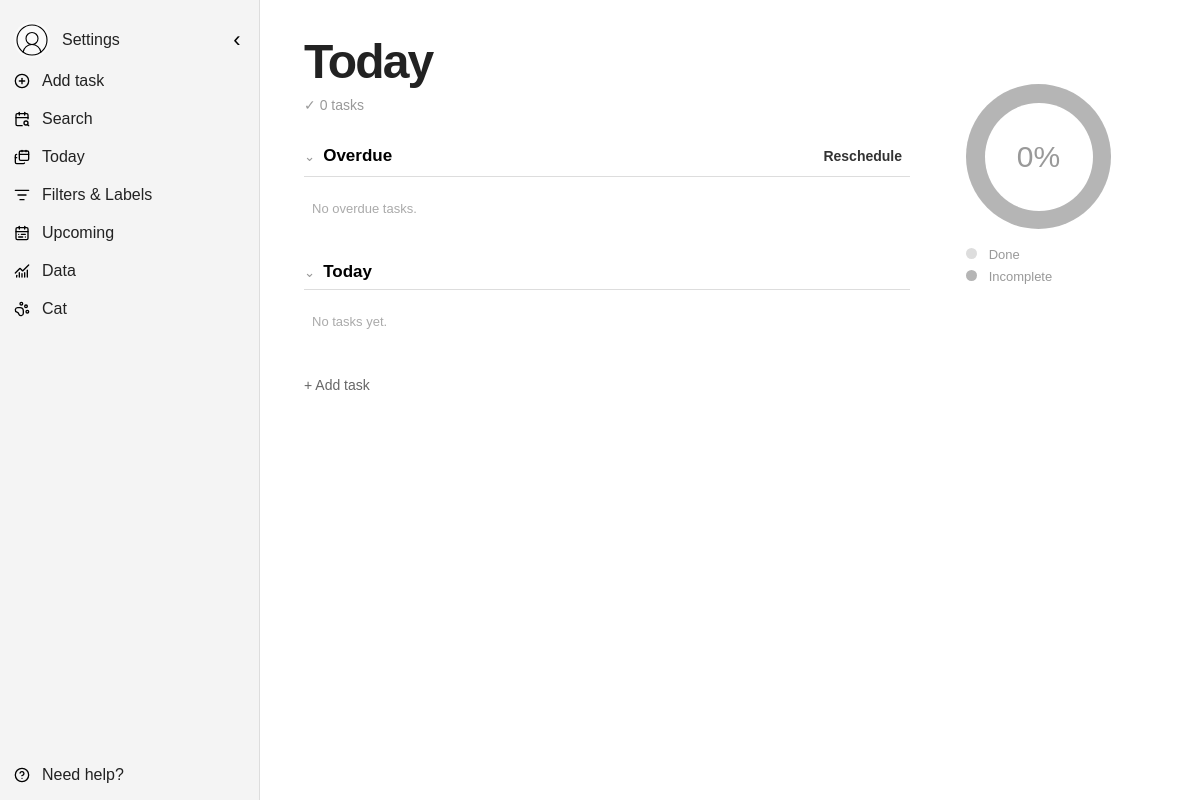
Page / (signed in) on the earlier database version.
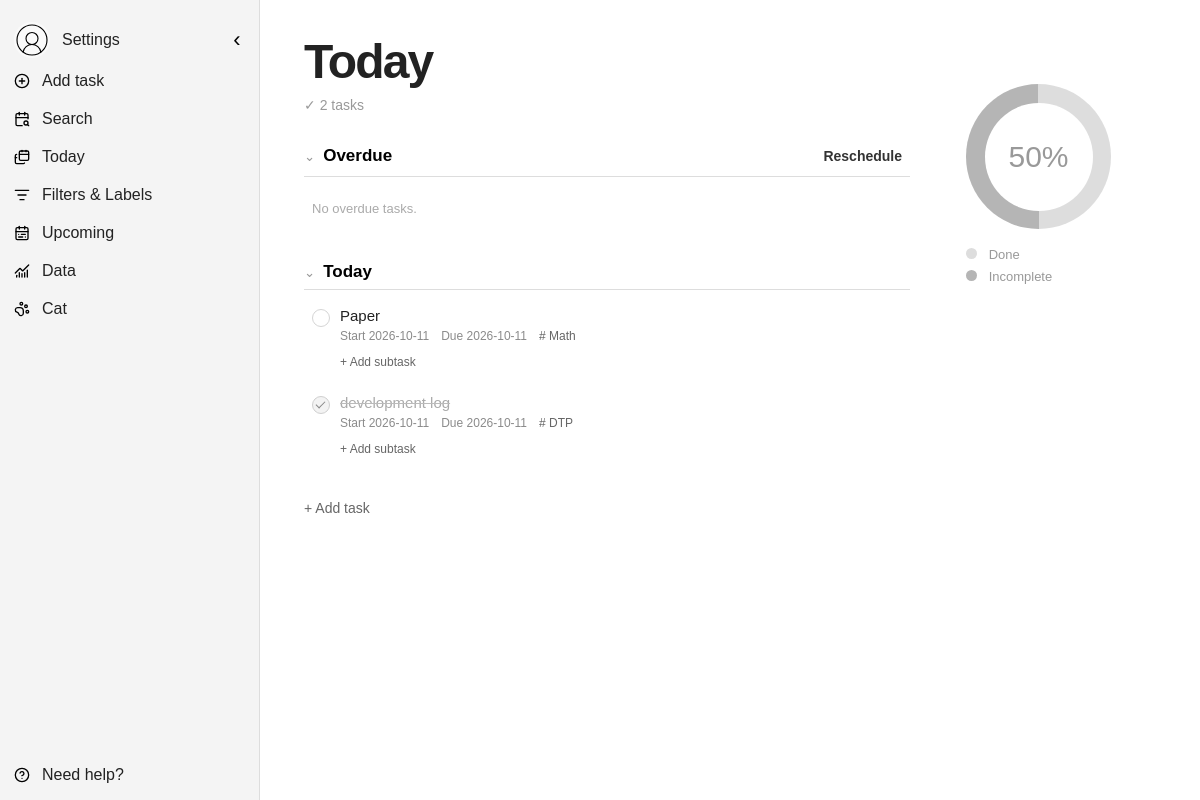
Same page on the later database version.
### tables this page shows
CREATE TABLE cat (
            id INTEGER PRIMARY KEY AUTOINCREMENT,
            user_id INTEGER UNIQUE NOT NULL,
            cat_name TEXT NOT NULL,

            -- what the cat is doing at the moment
            status TEXT NOT NULL DEFAULT 'idle',

            -- keep these values between 0 and 100
            mood INTEGER NOT NULL DEFAULT 50
                CHECK (mood BETWEEN 0 AND 100),
                
            -- remember when the user last interacted with their cat
            last_interaction TIMESTAMP NOT NULL
                DEFAULT CURRENT_TIMESTAMP,

            -- connect the cat to its owner
            FOREIGN KEY (user_id)
                REFERENCES users(id)
                ON DELETE CASCADE
        );

CREATE TABLE tasks (
            id INTEGER PRIMARY KEY AUTOINCREMENT,
            user_id INTEGER NOT NULL,
            title TEXT NOT NULL,
            description TEXT,

            -- task can only have one of these three states
            state TEXT NOT NULL DEFAULT 'not_started'
                CHECK (
                    state IN (
                        'not_started',
                        'in_progress',
                        'completed'
                    )
                ),

            -- normal is the default if the user does not choose a priority
            priority TEXT NOT NULL DEFAULT 'normal'
                CHECK (
                    priority IN (
                        'normal',
                        'low',
                        'medium',
                        'high'
                    )
                ),

            start_date DATE,
            due_date DATE,
            created_at TIMESTAMP NOT NULL DEFAULT CURRENT_TIMESTAMP,
            completed_at TIMESTAMP,

            -- connect the task to its user
            -- if the user is deleted, their tasks should also be deleted
            FOREIGN KEY (user_id)
                REFERENCES users(id)
                ON DELETE CASCADE
        );

CREATE TABLE tags (
            id INTEGER PRIMARY KEY AUTOINCREMENT,
            user_id INTEGER NOT NULL,
            name TEXT NOT NULL,

            -- one user cannot create two tags with exactly the same name
            UNIQUE (user_id, name),

            FOREIGN KEY (user_id)
                REFERENCES users(id)
                ON DELETE CASCADE
        );

### routes/task_routes.py (the view, shortened to what this page needs)
    @app.route(
        "/",
        methods=["GET", "POST"]
    )
    @login_required
    def home():
        user_id = session["user_id"]
        tasks = get_tasks_with_details(
            user_id
        )
        tags = get_tags_by_user(
            user_id
        )
        today_date = get_device_date()
        overdue_tasks = []
        today_tasks = []
        for task in tasks:
            start_date = (
                date.fromisoformat(
                    task["start_date"]
                )
                if task["start_date"]
                else None
            )
            due_date = (
                date.fromisoformat(
                    task["due_date"]
                )
                if task["due_date"]
                else None
            )
            completed_date = None
            if task["completed_at"]:
                completed_utc = datetime.strptime(
                    task["completed_at"],
                    "%Y-%m-%d %H:%M:%S"
                ).replace(
                    tzinfo=timezone.utc
                )
                device_offset = request.cookies.get(
                    "catos_timezone_offset",
                    type=int
                )
            if (
                task["state"] == "completed"
                and completed_date
                and completed_date < today_date
            ):
                continue
            if (
                start_date
                and start_date > today_date
            ):
                continue
            if (
                due_date
                and due_date < today_date
            ):
                overdue_tasks.append(
                    task
                )
            else:
                today_tasks.append(
                    task
                )
        overdue_tasks.sort(
            key=lambda task:
                task["state"] == "completed"
        )
        today_tasks.sort(
            key=lambda task:
                task["state"] == "completed"
        )
        return render_template(
            "today_task.html",
            tasks=tasks,
            tags=tags,
            overdue_tasks=overdue_tasks,
            today_tasks=today_tasks,
            today=today_date.isoformat()
        )

### app.py (called while the page is built)
@app.context_processor
def inject_global_template_data():
    default_avatar = url_for(
        "static",
        filename="icons/default_avatar.svg"
    )
    if "user_id" not in session:
        return {
            "global_task_tags": [],
            "cat_name": "Cat",
            "current_user_avatar": default_avatar
        }
    user_id = session["user_id"]
    user_cat = get_cat_by_user(
        user_id
    )
    user = get_user_by_id(
        user_id
    )
    avatar_url = (
        user["avatar_url"]
        if (
            user
            and user["avatar_url"]
        )
        else default_avatar
    )
    return {
        "global_task_tags": get_tags_by_user(
            user_id
        ),
        "cat_name": (
            user_cat["cat_name"]
            if user_cat
            else "Cat"
        ),
        "current_user_avatar": avatar_url
    }

### database/connection.py (called while the page is built)
def get_connection():
    connection = sqlite3.connect(DATABASE_PATH)
    connection.row_factory = sqlite3.Row
    connection.execute("PRAGMA foreign_keys = ON")
    return connection

### templates/today_task.html (shortened to what the changed rows need)
{% extends "base.html" %}
{% block styles %}
<link
    rel="stylesheet"
    href="{{ url_for('static', filename='css/today_task.css') }}"
>
<link
    rel="stylesheet"
    href="{{ url_for('static', filename='css/task_modal.css') }}"
>
{% endblock %}
{% block content %}
<div class="today-layout">
    <div class="today-main">
        <header class="today-header">
            <h1>
                Today
            </h1>
            <div class="today-count">
                ✓ {{ (today_tasks|length) + (overdue_tasks|length) }} tasks
            </div>
        </header>
        <section class="task-group">
            <div
                class="group-content"
                id="todayTasks"
            >
                {% if today_tasks %}
                    {% for task in today_tasks %}
                        {% include "_task_row.html" %}
                    {% endfor %}
                {% else %}
                    <div class="empty-group">
                        No tasks yet.
                    </div>
                {% endif %}
            </div>
        </section>
    </div>
    <aside class="today-stats">
        {% set visible_tasks =
            (today_tasks|length)
            + (overdue_tasks|length)
        %}
        {% set completed_visible_tasks =
            (today_tasks
                |selectattr("state", "equalto", "completed")
                |list
                |length)
            +
            (overdue_tasks
                |selectattr("state", "equalto", "completed")
                |list
                |length)
        %}
        {% if visible_tasks > 0 %}
            {% set progress =
                (
                    completed_visible_tasks
                    / visible_tasks
                    * 100
                ) | round | int
            %}
        {% else %}
            {% set progress = 0 %}
        {% endif %}
        <div
            class="progress-ring"
            style="--progress: {{ progress }}%;"
        >
            <div class="progress-value">
                {{ progress }}%
            </div>
        </div>
    </aside>
</div>
{% endblock %}

### templates/base.html (shortened to what the changed rows need)
<!DOCTYPE html>
<html lang="en">
<head>
    <link
        rel="stylesheet"
        href="{{ url_for('static', filename='css/base.css') }}"
    >
    <link
        rel="stylesheet"
        href="{{ url_for('static', filename='css/task_modal.css') }}"
    >
    {% block styles %}
    {% endblock %}
</head>
<body>
    <aside class="sidebar" id="sidebar">
        <nav class="sidebar-nav">
            <a
                class="nav-link"
                href="{{ url_for('cat') }}"
            >
                <img
                    class="nav-icon"
                    src="{{ url_for('static', filename='icons/cat.svg') }}"
                    alt=""
                >
                <span class="nav-text">
                    {{ cat_name | default('Cat') }}
                </span>
            </a>
        </nav>
    </aside>
    <main class="main-content">
        {% block content %}
        {% endblock %}
    </main>
</body>
</html>

### templates/_task_row.html (shortened to what this page needs)
<article class="task-row">
    <form
        method="POST"
        action="{{ url_for('toggle_task', task_id=task['id']) }}"
        class="task-toggle-form"
    >
        <button
            type="submit"
            class="
                task-circle
                priority-{{ task['priority'] }}
                {% if task['state'] == 'completed' %}
                    completed
                {% endif %}
            "
            aria-label="Toggle task"
        ></button>
    </form>
    <div class="task-content">
        <div
            class="task-display task-open-area"
            id="taskDisplay{{ task['id'] }}"
            data-task-id="{{ task['id'] }}"
            role="button"
            tabindex="0"
            aria-label="Open task details"
        >
            <div
                class="
                    task-name
                    {% if task['state'] == 'completed' %}
                        completed
                    {% endif %}
                "
            >
                {{ task["title"] }}
            </div>
            <div class="task-meta">
                {% if task["start_date"] %}
                    <span class="task-date">
                        Start {{ task["start_date"] }}
                    </span>
                {% endif %}
                {% if task["due_date"] %}
                    <span
                        class="
                            task-date
                        "
                    >
                        Due {{ task["due_date"] }}
                    </span>
                {% endif %}
                {% for tag in task["tags"] %}
                    <span class="task-tag">
                        # {{ tag["name"] }}
                    </span>
                {% endfor %}
            </div>
        </div>
    <div class="subtask-section">
        {% set subtask_count = task["subtasks"]|length %}
        {% if subtask_count == 0 %}
            <button
                type="button"
                class="show-subtask-form"
                data-subtask-target="subtasks{{ task['id'] }}"
            >
                + Add subtask
            </button>
        {% endif %}
    </div>
    </div>
    <div class="task-actions">
        <form
            method="POST"
            action="{{ url_for('remove_task', task_id=task['id']) }}"
            class="task-delete-form"
        >
        </form>
    </div>
</article>

Differences in the rows shown:
added cat: cat_name "Cat"
added tasks: title "Paper", start_date "2026-10-11", due_date "2026-10-11", state "not_started" (drawn)
added tags: name "Math", shown under "Paper"
added tasks: title "development log", start_date "2026-10-11", due_date "2026-10-11", state "completed" (drawn)
added tags: name "DTP", shown under "development log"
Other differences:
{{ (today_tasks|length) + (overdue_tasks|length) }}: "0" → "2"
{{ progress }}: 0 → 50 (drawn)
{{ progress }}: "0" → "50"
{{ cat_name | default('Cat') }}: "Cat" → (not shown)
text no longer shown: "No tasks yet."
